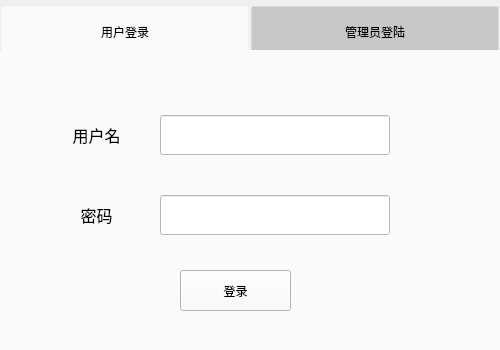
<?xml version="1.0" encoding="UTF-8"?>
<ui version="4.0">
 <class>LoginWindow</class>
 <widget class="QWidget" name="LoginWindow">
  <property name="geometry">
   <rect>
    <x>0</x>
    <y>0</y>
    <width>500</width>
    <height>350</height>
   </rect>
  </property>
  <property name="windowTitle">
   <string>Form</string>
  </property>
  <widget class="QPushButton" name="pushButton_2">
   <property name="geometry">
    <rect>
     <x>0</x>
     <y>5</y>
     <width>250</width>
     <height>53</height>
    </rect>
   </property>
   <property name="styleSheet">
    <string notr="true">QPushButton{   
    border-top: 3px outset transparent;          /*边框全透明*/
	border-bottom: 3px outset transparent;
	border-right: 3px outset transparent;
	border-left: 3px outset transparent;  
    border-radius: 3px;               /*圆角*/
	background-color: rgb(200, 200, 200);
}

QPushButton:pressed,QPushButton:checked{
	
	background-color: rgb(250, 250, 250);
}</string>
   </property>
   <property name="text">
    <string>用户登录</string>
   </property>
   <property name="checkable">
    <bool>true</bool>
   </property>
   <property name="checked">
    <bool>true</bool>
   </property>
   <property name="autoExclusive">
    <bool>true</bool>
   </property>
  </widget>
  <widget class="QPushButton" name="pushButton_3">
   <property name="geometry">
    <rect>
     <x>250</x>
     <y>5</y>
     <width>250</width>
     <height>53</height>
    </rect>
   </property>
   <property name="styleSheet">
    <string notr="true">QPushButton{   
    border-top: 3px outset transparent;          /*边框全透明*/
	border-bottom: 3px outset transparent;
	border-right: 3px outset transparent;
	border-left: 3px outset transparent;  
    border-radius: 3px;               /*圆角*/
	background-color: rgb(200, 200, 200);
}

QPushButton:pressed,QPushButton:checked{
	
	background-color: rgb(250, 250, 250);
}</string>
   </property>
   <property name="text">
    <string>管理员登陆</string>
   </property>
   <property name="checkable">
    <bool>true</bool>
   </property>
   <property name="checked">
    <bool>false</bool>
   </property>
   <property name="autoExclusive">
    <bool>true</bool>
   </property>
  </widget>
  <widget class="QWidget" name="widget" native="true">
   <property name="geometry">
    <rect>
     <x>0</x>
     <y>50</y>
     <width>500</width>
     <height>350</height>
    </rect>
   </property>
   <property name="styleSheet">
    <string notr="true">QWidget{
	background-color :rgb(250,250,250)
}</string>
   </property>
   <widget class="QPushButton" name="loginButton">
    <property name="geometry">
     <rect>
      <x>180</x>
      <y>220</y>
      <width>111</width>
      <height>41</height>
     </rect>
    </property>
    <property name="text">
     <string>登录</string>
    </property>
   </widget>
   <widget class="QLineEdit" name="usernameEdit">
    <property name="geometry">
     <rect>
      <x>160</x>
      <y>65</y>
      <width>230</width>
      <height>40</height>
     </rect>
    </property>
    <property name="styleSheet">
     <string notr="true">background-color :rgb(255,255,255)</string>
    </property>
   </widget>
   <widget class="QLineEdit" name="psswordEdit">
    <property name="geometry">
     <rect>
      <x>160</x>
      <y>145</y>
      <width>230</width>
      <height>40</height>
     </rect>
    </property>
    <property name="styleSheet">
     <string notr="true">background-color :rgb(255,255,255)</string>
    </property>
   </widget>
   <widget class="QLabel" name="userLable">
    <property name="geometry">
     <rect>
      <x>70</x>
      <y>65</y>
      <width>53</width>
      <height>40</height>
     </rect>
    </property>
    <property name="font">
     <font>
      <pointsize>12</pointsize>
     </font>
    </property>
    <property name="text">
     <string>用户名</string>
    </property>
    <property name="alignment">
     <set>Qt::AlignCenter</set>
    </property>
   </widget>
   <widget class="QLabel" name="passwordLable">
    <property name="geometry">
     <rect>
      <x>70</x>
      <y>145</y>
      <width>53</width>
      <height>40</height>
     </rect>
    </property>
    <property name="font">
     <font>
      <pointsize>12</pointsize>
     </font>
    </property>
    <property name="text">
     <string>密码</string>
    </property>
    <property name="alignment">
     <set>Qt::AlignCenter</set>
    </property>
   </widget>
  </widget>
 </widget>
 <resources/>
 <connections/>
</ui>
